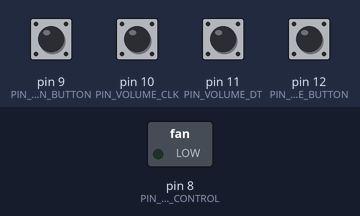
The sketch below on a simulated Arduino Leonardo, built with avr-gcc and run on an emulated ATmega32U4. Parts: switched loads named in the sketch (green lamp = pin HIGH). The inputs (shaded band) are chosen by the test bench; at power-on: pin 9 (PIN_FAN_BUTTON), pin 10 (PIN_VOLUME_CLK), pin 11 (PIN_VOLUME_DT), pin 12 (PIN_MUTE_BUTTON) HIGH. USB keyboard and mouse output is not drawn.

Above: at 1.2 s.
1.3 s: pin 9 (PIN_FAN_BUTTON) pulled LOW for 0.15 s
At 1.6 s:
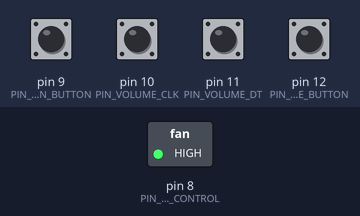
4.6 s: pin 9 (PIN_FAN_BUTTON) pulled LOW for 1 s
At 5.3 s:
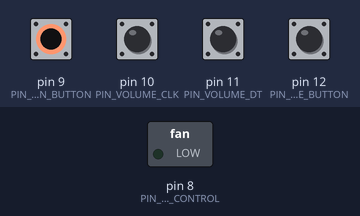
7.1 s: pin 9 (PIN_FAN_BUTTON) pulled LOW for 3.2 s
At 8.4 s:
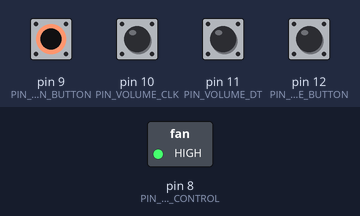
Timing chart, 0 to 10.1 s (numbered marks = the images above; inputs shaded):
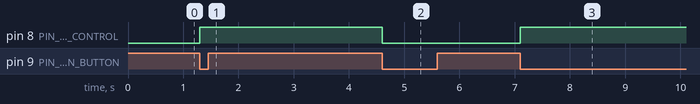

The sketch:

case_project.ino
```cpp
#include <HID-Project.h>

// Definizione pin
const unsigned int PIN_FAN_CONTROL = 8;
const unsigned int PIN_FAN_BUTTON = 9;
const unsigned int PIN_VOLUME_CLK = 10;
const unsigned int PIN_VOLUME_DT = 11;
const unsigned int PIN_MUTE_BUTTON = 12;

// Conserva stato ultima posizione encoder e pulsanti
int prev_volumeClk = LOW;
int prev_volumeDt = LOW;
int stato_ventole = LOW;
int stato_muto = LOW;
int prevMuteButton = HIGH;
int prevFanButton = HIGH;

// Variabile per salvare l'utilizzo CPU ricevuto dal driver Linux
uint64_t cpu_usage = 0;

void setup() {
	// Avvia la seriale per ricevere i pacchetti a 64 bit dal driver Linux
	Serial.begin(9600);

	Keyboard.begin();
	Consumer.begin();

	pinMode(PIN_FAN_CONTROL, OUTPUT);
	pinMode(PIN_VOLUME_CLK, INPUT_PULLUP);
	pinMode(PIN_VOLUME_DT, INPUT_PULLUP);
	pinMode(PIN_FAN_BUTTON, INPUT_PULLUP);
	pinMode(PIN_MUTE_BUTTON, INPUT_PULLUP);

	// Esegui prima lettura dei valori sui pin
	prev_volumeClk = digitalRead(PIN_VOLUME_CLK);
	prev_volumeDt = digitalRead(PIN_VOLUME_DT);
}

void loop() {
	// RICEZIONE PACCHETTO A 64 BIT DAL DRIVER LINUX
	//if (Serial.available() >= 8) {
	//	// Legge esattamente 8 byte (64 bit) inviati dal modulo kernel
	//	Serial.readBytes((char*)&cpu_usage, 8);
	//}

	int bottone_ventole = digitalRead(PIN_FAN_BUTTON);
	int volumeClk = digitalRead(PIN_VOLUME_CLK);
	int volumeDt = digitalRead(PIN_VOLUME_DT);
	int bottone_mute = digitalRead(PIN_MUTE_BUTTON);

	// Gestione Encoder Volume
	if (volumeClk != prev_volumeClk && volumeClk == HIGH) {
		if (volumeDt == volumeClk) {
			Consumer.write(MEDIA_VOLUME_DOWN);
			Serial.print("abbassa");
		} else {
			Consumer.write(MEDIA_VOLUME_UP);
			Serial.print("alza");
		}
		stato_muto = LOW;
	}

	// Gestione Pulsante Mute
	if (bottone_mute == LOW && prevMuteButton == HIGH) {
		stato_muto = !stato_muto;
		Consumer.write(MEDIA_VOLUME_MUTE);
		delay(20);
	}

	// Gestione Pulsante Ventole (override manuale)
	if (bottone_ventole == LOW && prevFanButton == HIGH) {
		stato_ventole = !stato_ventole;
		digitalWrite(PIN_FAN_CONTROL, stato_ventole);
		delay(20);
	}

	prev_volumeClk = volumeClk;
	prev_volumeDt = volumeDt;
	prevMuteButton = bottone_mute;
	prevFanButton = bottone_ventole;

	Serial.print("\n");
}
```

Measured:
- after the input at 1.3 s, pin 8 (PIN_FAN_CONTROL): LOW → HIGH at once
- after the input at 4.6 s, pin 8 (PIN_FAN_CONTROL): HIGH → LOW at once
- after the input at 7.1 s, pin 8 (PIN_FAN_CONTROL): LOW → HIGH at once
